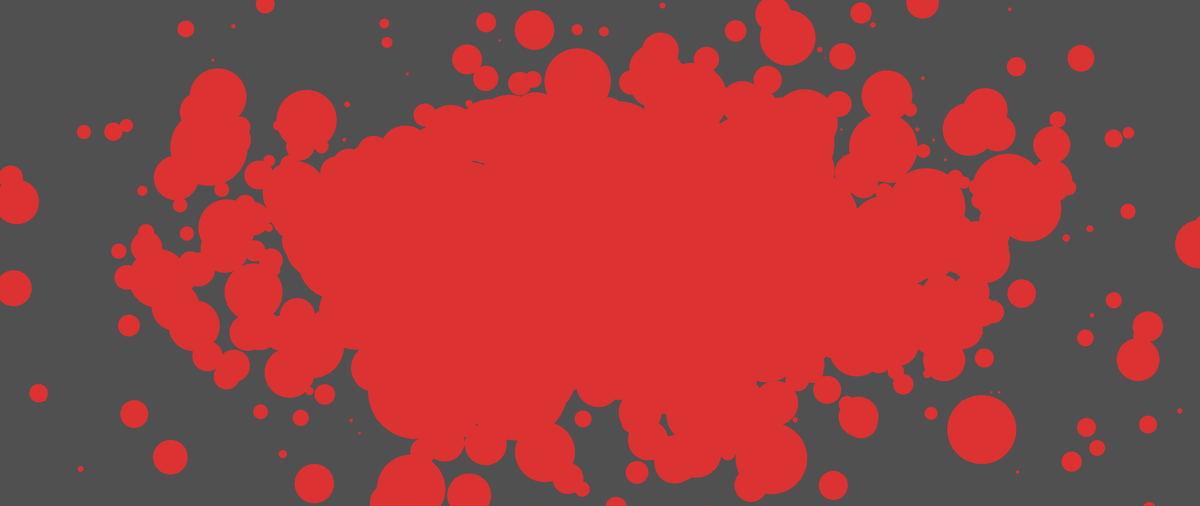
Frame 1 (no input)
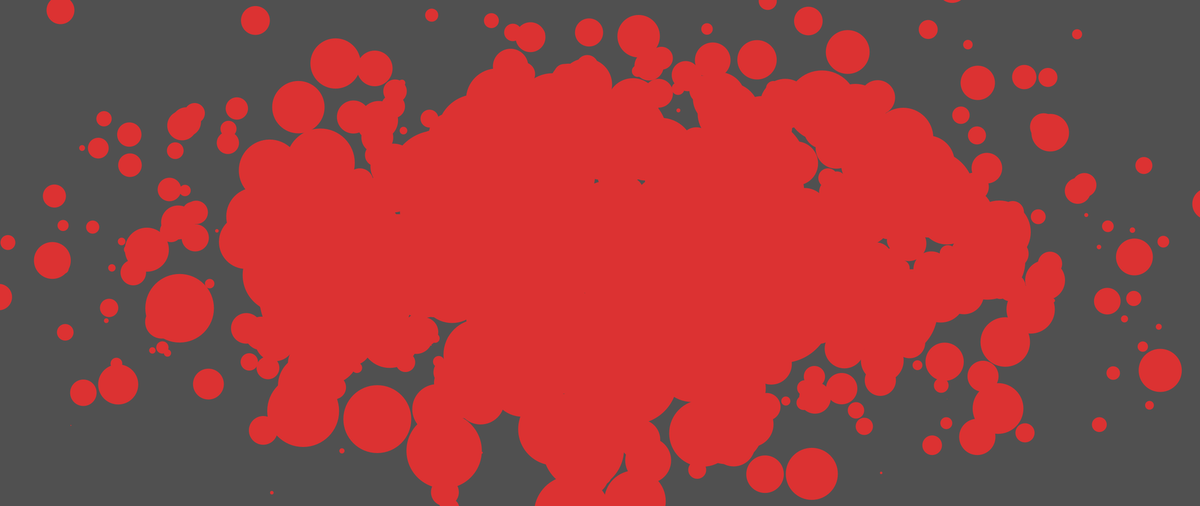
Frame 2 (the mouse pressed at the canvas centre, redrawn once)

The Processing sketch that drew these frames (run headless with seeded random() and noise(); the mouse was pressed at the canvas centre and the sketch redrawn once):

// Processing sketch: pulp_fiction
// ── pulp_fiction.pde
// Manuale di Programmazione Cinematografica
// Daniele Olmisani, 2015

// Pulp Fiction

final color PAPER = color(80, 80, 80);
final color INK = color(220, 50, 50);

final int SPOTS = 1000;

void setup() {
 size(2560, 1080);
 noLoop();
}

void draw() {
  
  translate(width/2.0, height/2.0);
  
  background(PAPER);
  
  fill(INK);
  noStroke();
  
  ellipseMode(CENTER);
  
  for (int i=0; i<SPOTS; i++) {
    
    float x = (width/5.0)*randomGaussian();
    float y = (height/5.0)*randomGaussian();
    float r = ((width-abs(x)-abs(y))/25.0)*randomGaussian();
    
    ellipse(x, y, r, r);
  }
  
  save("pulp-fiction.png");
}
